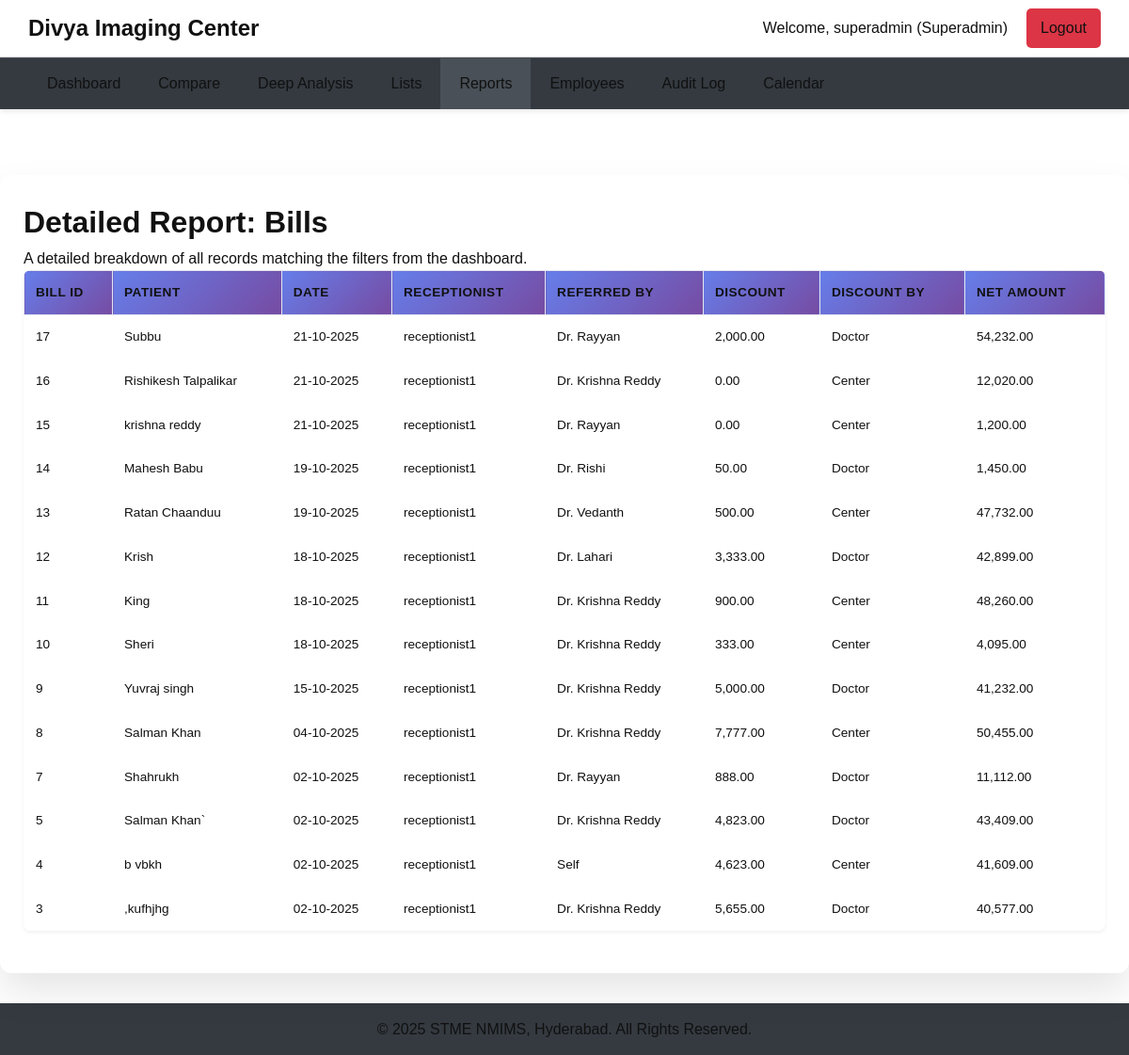
The app's page /superadmin/detailed_report.php (signed in) with its own data.
### tables this page shows
CREATE TABLE `bills` (
  `id` int(11) NOT NULL,
  `invoice_number` int(11) DEFAULT NULL,
  `patient_id` int(11) NOT NULL,
  `receptionist_id` int(11) NOT NULL,
  `referral_type` enum('Doctor','Self','Other') NOT NULL,
  `referral_doctor_id` int(11) DEFAULT NULL,
  `gross_amount` decimal(10,2) NOT NULL,
  `discount` decimal(10,2) DEFAULT 0.00,
  `discount_by` enum('Center','Doctor') NOT NULL DEFAULT 'Center',
  `net_amount` decimal(10,2) NOT NULL,
  `amount_paid` decimal(10,2) NOT NULL DEFAULT 0.00,
  `balance_amount` decimal(10,2) NOT NULL DEFAULT 0.00,
  `payment_mode` varchar(50) DEFAULT NULL,
  `payment_status` enum('Paid','Due','Half Paid') NOT NULL DEFAULT 'Due',
  `bill_status` enum('Original','Re-Billed','Void') NOT NULL DEFAULT 'Original',
  `created_at` timestamp NOT NULL DEFAULT current_timestamp(),
  `updated_at` timestamp NOT NULL DEFAULT current_timestamp() ON UPDATE current_timestamp(),
  `referral_source_other` varchar(100) DEFAULT NULL
);

CREATE TABLE `patients` (
  `id` int(11) NOT NULL,
  `name` varchar(100) NOT NULL,
  `sex` enum('Male','Female','Other') NOT NULL,
  `age` int(11) NOT NULL,
  `address` text DEFAULT NULL,
  `city` varchar(100) DEFAULT NULL,
  `mobile_number` varchar(15) DEFAULT NULL,
  `created_at` timestamp NOT NULL DEFAULT current_timestamp()
);

CREATE TABLE `users` (
  `id` int(11) NOT NULL,
  `username` varchar(50) NOT NULL,
  `password` varchar(255) NOT NULL,
  `role` enum('manager','receptionist','accountant','writer','superadmin') NOT NULL,
  `is_active` tinyint(1) DEFAULT 1,
  `created_at` timestamp NOT NULL DEFAULT current_timestamp()
);

CREATE TABLE `referral_doctors` (
  `id` int(11) NOT NULL,
  `doctor_name` varchar(100) NOT NULL,
  `hospital_name` varchar(255) DEFAULT NULL,
  `area` varchar(100) DEFAULT NULL,
  `city` varchar(100) DEFAULT NULL,
  `is_active` tinyint(1) DEFAULT 1,
  `created_at` timestamp NOT NULL DEFAULT current_timestamp(),
  `phone_number` varchar(20) DEFAULT NULL,
  `email` varchar(255) DEFAULT NULL
);

### superadmin/detailed_report.php (the view, shortened to what this page needs)
<?php
require_once '../includes/db_connect.php';
$view = $_GET['view'] ?? 'bills';
$start_date = $_GET['start_date'] ?? date('Y-m-01');
$end_date = $_GET['end_date'] ?? date('Y-m-t');
$where_clauses = ["b.created_at BETWEEN ? AND ?"];
$params = [$start_date, $end_date . ' 23:59:59'];
$types = 'ss';
$where_sql = implode(' AND ', $where_clauses);
require_once '../includes/header.php';
?>
<div class="main-content table-container">
    <h1>Detailed Report: <?php echo ucfirst($view); ?></h1>
    <p>A detailed breakdown of all records matching the filters from the dashboard.</p>
    <table class="data-table">
        <thead>
            <?php if ($view === 'bills'): ?>
                <tr><th>Bill ID</th><th>Patient</th><th>Date</th><th>Receptionist</th><th>Referred By</th><th>Discount</th><th>Discount By</th><th>Net Amount</th></tr>
            <?php elseif ($view === 'expenses'): ?>
                <tr><th>ID</th><th>Type</th><th>Amount</th><th>Status</th><th>Date</th><th>Logged By</th><th>Proof</th></tr>
            <?php elseif ($view === 'patients'): ?>
                <tr><th>ID</th><th>Name</th><th>Age/Gender</th><th>Registered On</th></tr>
            <?php elseif ($view === 'tests'): ?>
                 <tr><th>Test Category</th><th>Sub-Test</th><th>Count</th><th>Total Revenue</th><th>Total Discount</th></tr>
            <?php endif; ?>
        </thead>
        <tbody>
            <?php
            if ($view === 'bills') {
                $sql = "SELECT b.id, p.name as patient_name, b.created_at, u.username as receptionist_name, rd.doctor_name, b.discount, b.discount_by, b.net_amount FROM bills b JOIN patients p ON b.patient_id = p.id JOIN users u ON b.receptionist_id = u.id LEFT JOIN referral_doctors rd ON b.referral_doctor_id = rd.id WHERE $where_sql ORDER BY b.id DESC";
                $stmt = $conn->prepare($sql);
                $stmt->bind_param($types, ...$params);
                $stmt->execute();
                $result = $stmt->get_result();
                while($row = $result->fetch_assoc()) {
                    echo "<tr><td>{$row['id']}</td><td>".htmlspecialchars($row['patient_name'])."</td><td>".date('d-m-Y', strtotime($row['created_at']))."</td><td>".htmlspecialchars($row['receptionist_name'])."</td><td>".($row['doctor_name'] ? 'Dr. '.htmlspecialchars($row['doctor_name']) : 'Self')."</td><td>".number_format($row['discount'], 2)."</td><td>".htmlspecialchars($row['discount_by'])."</td><td>".number_format($row['net_amount'], 2)."</td></tr>";
                }
            }
            ?>
        </tbody>
    </table>
</div>
<?php require_once '../includes/footer.php'; ?>

### assets/css/superadmin_styles.css (style rules this page uses)
body.role-superadmin { background-color: #f8f9fc; font-family: 'Poppins', sans-serif; color: #5a5c69; }
.data-table { width: max-content; min-width: 100%; border-collapse: collapse; font-size: 0.85rem; }
.data-table th, .data-table td { padding: 0.75rem; border: 1px solid #e3e6f0; text-align: left; white-space: nowrap; }
.data-table thead th { background-color: #f8f9fc; font-weight: 600; position: sticky; top: 0; z-index: 1; }
.data-table td:first-child, .data-table th:first-child { position: sticky; left: 0; background-color: #fff; z-index: 3; box-shadow: 2px 0 8px -2px rgba(0,0,0,0.08); }
.data-table thead th:first-child { z-index: 4; }

### records on screen
bills: id "17", patient.name "Subbu", created_at "21-10-2025", users.username "receptionist1", referral_doctor.doctor_name "Rayyan", discount "2,000.00", discount_by "Doctor", net_amount "54,232.00"
bills: id "16", patient.name "Rishikesh Talpalikar", created_at "21-10-2025", users.username "receptionist1", referral_doctor.doctor_name "Krishna Reddy", discount "0.00", discount_by "Center", net_amount "12,020.00"
bills: id "15", patient.name "krishna reddy", created_at "21-10-2025", users.username "receptionist1", referral_doctor.doctor_name "Rayyan", discount "0.00", discount_by "Center", net_amount "1,200.00"
bills: id "14", patient.name "Mahesh Babu", created_at "19-10-2025", users.username "receptionist1", referral_doctor.doctor_name "Rishi", discount "50.00", discount_by "Doctor", net_amount "1,450.00"
bills: id "13", patient.name "Ratan Chaanduu", created_at "19-10-2025", users.username "receptionist1", referral_doctor.doctor_name "Vedanth", discount "500.00", discount_by "Center", net_amount "47,732.00"
bills: id "12", patient.name "Krish", created_at "18-10-2025", users.username "receptionist1", referral_doctor.doctor_name "Lahari", discount "3,333.00", discount_by "Doctor", net_amount "42,899.00"
bills: id "11", patient.name "King", created_at "18-10-2025", users.username "receptionist1", referral_doctor.doctor_name "Krishna Reddy", discount "900.00", discount_by "Center", net_amount "48,260.00"
bills: id "10", patient.name "Sheri", created_at "18-10-2025", users.username "receptionist1", referral_doctor.doctor_name "Krishna Reddy", discount "333.00", discount_by "Center", net_amount "4,095.00"
bills: id "9", patient.name "Yuvraj singh", created_at "15-10-2025", users.username "receptionist1", referral_doctor.doctor_name "Krishna Reddy", discount "5,000.00", discount_by "Doctor", net_amount "41,232.00"
bills: id "8", patient.name "Salman Khan", created_at "04-10-2025", users.username "receptionist1", referral_doctor.doctor_name "Krishna Reddy", discount "7,777.00", discount_by "Center", net_amount "50,455.00"
bills: id "7", patient.name "Shahrukh", created_at "02-10-2025", users.username "receptionist1", referral_doctor.doctor_name "Rayyan", discount "888.00", discount_by "Doctor", net_amount "11,112.00"
bills: id "5", patient.name "Salman Khan`", created_at "02-10-2025", users.username "receptionist1", referral_doctor.doctor_name "Krishna Reddy", discount "4,823.00", discount_by "Doctor", net_amount "43,409.00"
bills: id "4", patient.name "b vbkh", created_at "02-10-2025", users.username "receptionist1", shows "Self", discount "4,623.00", discount_by "Center", net_amount "41,609.00"
bills: id "3", patient.name ",kufhjhg", created_at "02-10-2025", users.username "receptionist1", referral_doctor.doctor_name "Krishna Reddy", discount "5,655.00", discount_by "Doctor", net_amount "40,577.00"

### other values on screen
$username "superadmin"
$role "Superadmin"
$view "Bills"
